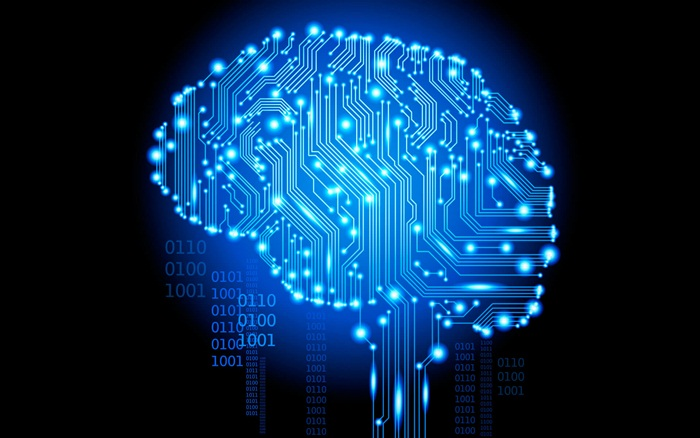
#> input picture avaliacao_01/Vitor_Oficial_1/ciencia-da-computacao.jpg, 700 x 438 px
$ python q6_vitor_oficial_1.py
#> lines starting #> are read from the running program, lines starting #| are printed output that depends on the picture
from PIL import Image
from colorsys import rgb_to_hsv, hsv_to_rgb

im_obj=Image.open('ciencia-da-computacao.jpg')
#> im_obj is the input picture: PIL image 700x438 RGB; mean R, G, B 9.5, 46.2, 80.2

print ("width = "+str(im_obj.width))
#| width = 700
print ("height = "+str(im_obj.height))
#| height = 438

shimg=im_obj.copy()
pix=shimg.load()

for shift in range(1,6):
    for i in range(im_obj.width):
        for j in range(im_obj.height):
            rgb=pix[i,j]
            hsv=rgb_to_hsv(*rgb)
            hsv=((hsv[0]+1.0/6)%1.0,hsv[1],hsv[2])
            r,g,b=hsv_to_rgb(*hsv)
            rgb=(int(r),int(g),int(b))
            pix[i,j]=rgb
    shimg.save("ciencia-da-computacao%02d.png"%shift)
#> this loop made 5 passes
#> pass 1, `shimg.save("ciencia-da-computacao%02d.png"%shift)`:
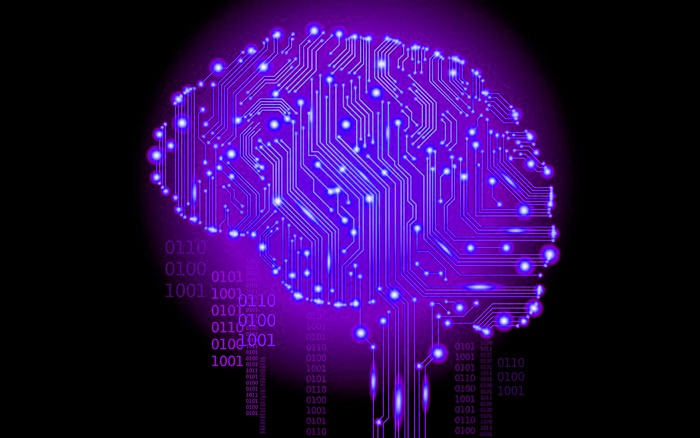
#> saved as ciencia-da-computacao01.png: PIL image 700x438 RGB; mean R, G, B 43.3, 9.4, 80.2
#> pass 2, `shimg.save("ciencia-da-computacao%02d.png"%shift)`:
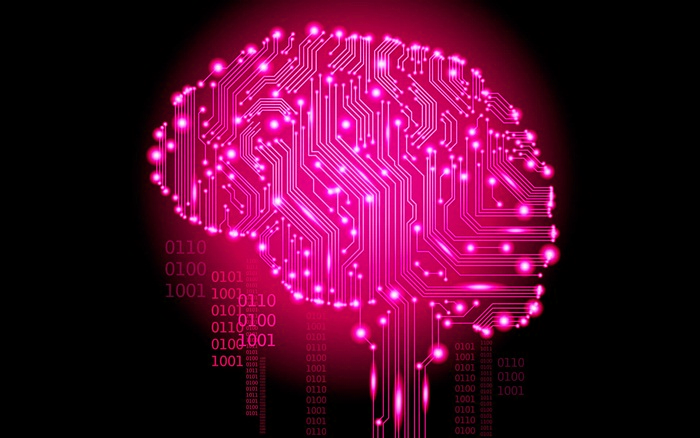
#> saved as ciencia-da-computacao02.png: PIL image 700x438 RGB; mean R, G, B 80.2, 9.4, 46.2
#> after the loop:
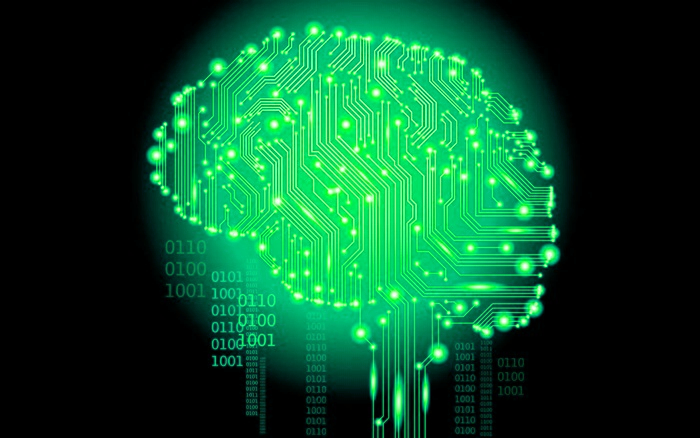
#> shimg: PIL image 700x438 RGB; mean R, G, B 9.3, 80.2, 43.2

shimg.close()
im_obj.close()
